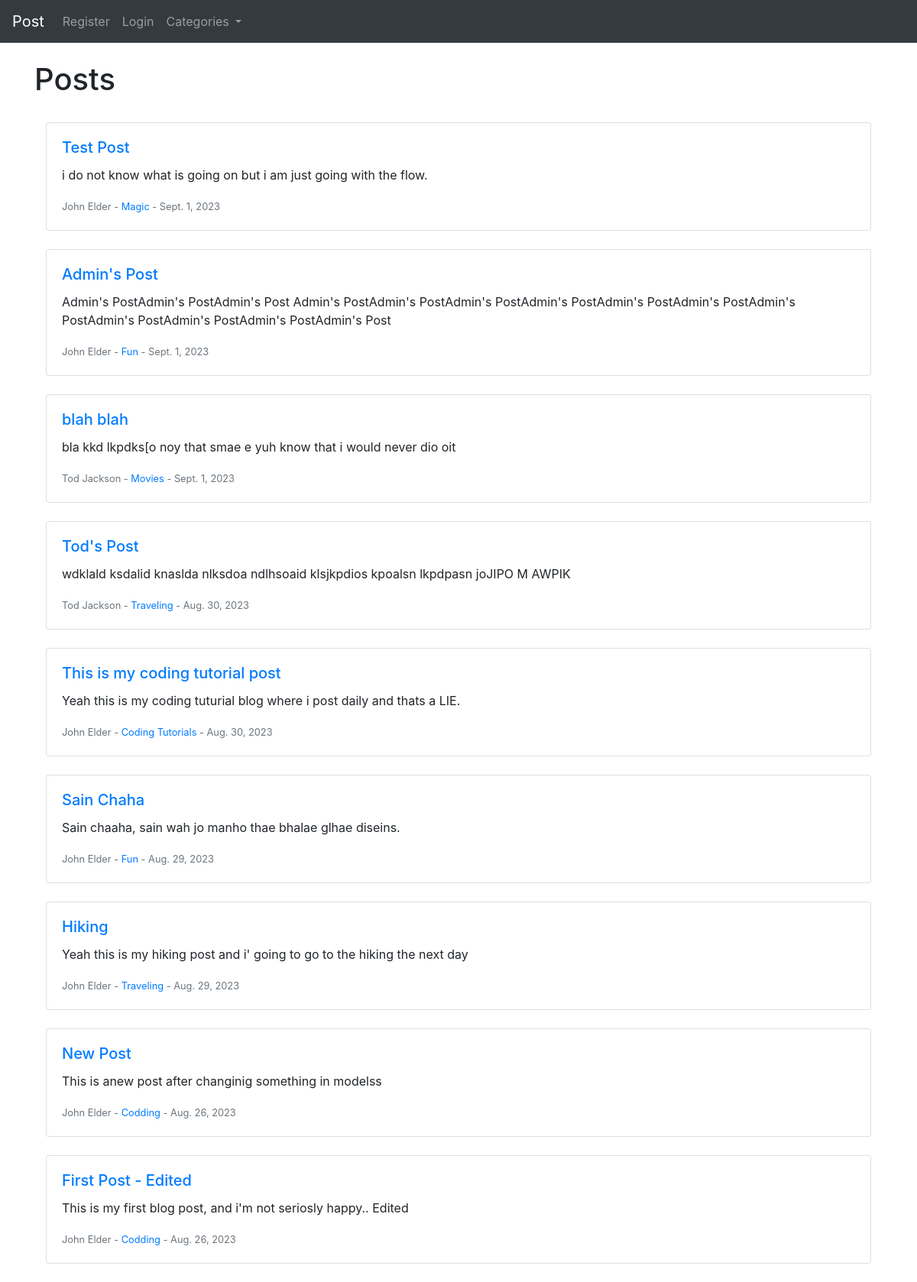
The page / on the database its author committed.
### theblog/models.py (models this page shows, shortened)
class Post(models.Model):
    title = models.CharField(max_length=255)
    title_tag = models.CharField(max_length=255, default="Coding")
    author = models.ForeignKey(User, on_delete=models.CASCADE)
    body = models.TextField()
    post_date = models.DateTimeField(auto_now_add=True)
    category = models.CharField(max_length=255, default="Codding")
    likes = models.ManyToManyField(User, related_name="blog_posts")

### theblog/views.py (the view)
# urls.py: path('', HomeView.as_view() , name='home'),
class HomeView(ListView):
    model = Post
    template_name = 'home.html'
    ordering = ['-post_date']
    def get_context_data(self, *args, **kwargs):
        cat_menu = Category.objects.all()
        context = super(HomeView, self).get_context_data(*args, **kwargs)
        context["cat_menu"] = cat_menu
        return context

### theblog/models.py (called while the page is built)
    def __str__(self):
        return self.name

### theblog/templates/home.html (shortened to what this page needs)
{% extends 'base.html' %}
{% block content %}
    <br>
    <h1>Posts</h1><br>
    <div class="container">
        {% for post in object_list %}
            <div class="row mb-4">
                <div class="col-md-12">
                    <div class="card">
                        <div class="card-body">
                            <h5 class="card-title">
                                <a href="{% url 'article_detail' post.pk %}">{{ post.title }}</a>
                            </h5>
                            <p class="card-text">{{ post.body|slice:":200" }}</p>
                            <p class="card-text">
                                <small class="text-muted">
                                    {{ post.author.first_name }} {{ post.author.last_name }} -
                                    {% if post.category %}
                                        <a href="{% url 'category' post.category %}">{{ post.category }}</a>
                                    {% else %}
                                        No Category Available
                                    {% endif %}
                                    - {{ post.post_date|date }}
                                </small>
                            </p>
                        </div>
                    </div>
                </div>
            </div>
        {% endfor %}
    </div>
{% endblock %}

### rows shown on the page
Post: title "Test Post", body "i do not know what is going on but i am just going with the flow.", author.first_name "John", author.last_name "Elder", category "Magic", post_date "Sept. 1, 2023"
Post: title "Admin's Post", body "Admin's PostAdmin's PostAdmin's Post Admin's PostAdmin's PostAdmin's PostAdmin's PostAdmin's PostAdmin's PostAdmin's PostAdmin's PostAdmin's PostAdmin's PostAdmin's Post", author.first_name "John", author.last_name "Elder", category "Fun", post_date "Sept. 1, 2023"
Post: title "blah blah", body "bla kkd lkpdks[o noy that smae e yuh know that i would never dio oit", author.first_name "Tod", author.last_name "Jackson", category "Movies", post_date "Sept. 1, 2023"
Post: title "Tod's Post", body "wdklald ksdalid knaslda nlksdoa ndlhsoaid klsjkpdios kpoalsn lkpdpasn joJIPO M AWPIK", author.first_name "Tod", author.last_name "Jackson", category "Traveling", post_date "Aug. 30, 2023"
Post: title "This is my coding tutorial post", body "Yeah this is my coding tuturial blog where i post daily and thats a LIE.", author.first_name "John", author.last_name "Elder", category "Coding Tutorials", post_date "Aug. 30, 2023"
Post: title "Sain Chaha", body "Sain chaaha, sain wah jo manho thae bhalae glhae diseins.", author.first_name "John", author.last_name "Elder", category "Fun", post_date "Aug. 29, 2023"
Post: title "Hiking", body "Yeah this is my hiking post and i' going to go to the hiking the next day", author.first_name "John", author.last_name "Elder", category "Traveling", post_date "Aug. 29, 2023"
Post: title "New Post", body "This is anew post after changinig something in modelss", author.first_name "John", author.last_name "Elder", category "Codding", post_date "Aug. 26, 2023"
Post: title "First Post - Edited", body "This is my first blog post, and i'm not seriosly happy.. Edited", author.first_name "John", author.last_name "Elder", category "Codding", post_date "Aug. 26, 2023"
